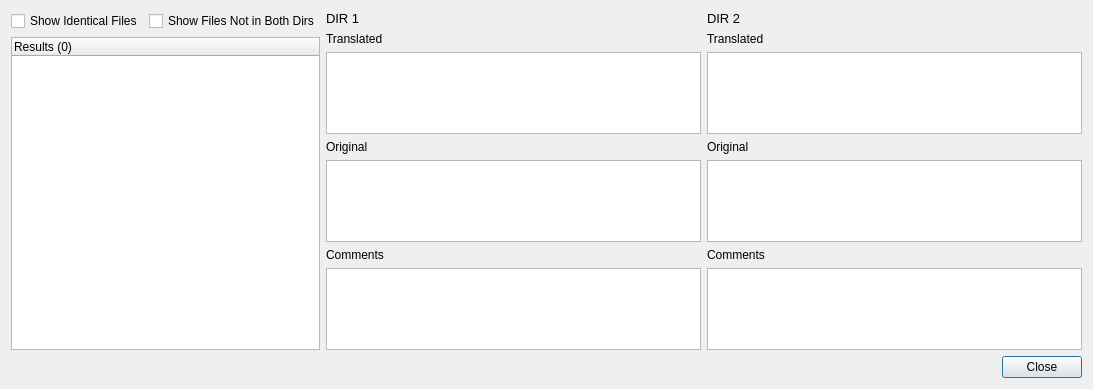
<?xml version="1.0" encoding="UTF-8"?>
<ui version="4.0">
 <class>Diffs</class>
 <widget class="QDialog" name="Diffs">
  <property name="geometry">
   <rect>
    <x>0</x>
    <y>0</y>
    <width>1078</width>
    <height>389</height>
   </rect>
  </property>
  <property name="windowTitle">
   <string>Diffs</string>
  </property>
  <property name="windowIcon">
   <iconset resource="../res/icons.qrc">
    <normaloff>:/monokuma-green.png</normaloff>:/monokuma-green.png</iconset>
  </property>
  <property name="locale">
   <locale language="English" country="UnitedStates"/>
  </property>
  <layout class="QVBoxLayout" name="verticalLayout_3">
   <item>
    <layout class="QHBoxLayout" name="horizontalLayout_2">
     <item>
      <layout class="QVBoxLayout" name="verticalLayout">
       <item>
        <layout class="QHBoxLayout" name="horizontalLayout">
         <item>
          <layout class="QGridLayout" name="gridLayout">
           <item row="1" column="1">
            <widget class="QCheckBox" name="chkNotBoth">
             <property name="text">
              <string>Show Files Not in Both Dirs</string>
             </property>
            </widget>
           </item>
           <item row="1" column="0">
            <widget class="QCheckBox" name="chkShowSame">
             <property name="font">
              <font>
               <family>Meiryo UI</family>
              </font>
             </property>
             <property name="text">
              <string>Show Identical Files</string>
             </property>
            </widget>
           </item>
          </layout>
         </item>
        </layout>
       </item>
       <item>
        <widget class="QTreeWidget" name="treeResults">
         <property name="sizePolicy">
          <sizepolicy hsizetype="Expanding" vsizetype="Expanding">
           <horstretch>0</horstretch>
           <verstretch>0</verstretch>
          </sizepolicy>
         </property>
         <property name="minimumSize">
          <size>
           <width>0</width>
           <height>0</height>
          </size>
         </property>
         <property name="maximumSize">
          <size>
           <width>16777215</width>
           <height>16777215</height>
          </size>
         </property>
         <property name="contextMenuPolicy">
          <enum>Qt::ActionsContextMenu</enum>
         </property>
         <property name="indentation">
          <number>15</number>
         </property>
         <column>
          <property name="text">
           <string>Results (0)</string>
          </property>
         </column>
        </widget>
       </item>
      </layout>
     </item>
     <item>
      <layout class="QVBoxLayout" name="verticalLayout_4">
       <item>
        <widget class="QLabel" name="lblDir1">
         <property name="font">
          <font>
           <family>Meiryo UI</family>
           <pointsize>10</pointsize>
          </font>
         </property>
         <property name="text">
          <string>DIR 1</string>
         </property>
        </widget>
       </item>
       <item>
        <widget class="QLabel" name="label">
         <property name="font">
          <font>
           <family>Meiryo UI</family>
           <pointsize>9</pointsize>
          </font>
         </property>
         <property name="text">
          <string>Translated</string>
         </property>
        </widget>
       </item>
       <item>
        <widget class="QPlainTextEdit" name="txtTranslated1">
         <property name="minimumSize">
          <size>
           <width>375</width>
           <height>80</height>
          </size>
         </property>
         <property name="font">
          <font>
           <family>Meiryo UI</family>
           <pointsize>10</pointsize>
          </font>
         </property>
         <property name="tabChangesFocus">
          <bool>true</bool>
         </property>
         <property name="readOnly">
          <bool>true</bool>
         </property>
         <property name="overwriteMode">
          <bool>false</bool>
         </property>
         <property name="tabStopWidth">
          <number>20</number>
         </property>
        </widget>
       </item>
       <item>
        <widget class="QLabel" name="label_2">
         <property name="font">
          <font>
           <family>Meiryo UI</family>
           <pointsize>9</pointsize>
          </font>
         </property>
         <property name="text">
          <string>Original</string>
         </property>
        </widget>
       </item>
       <item>
        <widget class="QPlainTextEdit" name="txtOriginal1">
         <property name="minimumSize">
          <size>
           <width>375</width>
           <height>80</height>
          </size>
         </property>
         <property name="font">
          <font>
           <family>Meiryo UI</family>
           <pointsize>10</pointsize>
          </font>
         </property>
         <property name="tabChangesFocus">
          <bool>true</bool>
         </property>
         <property name="readOnly">
          <bool>true</bool>
         </property>
         <property name="overwriteMode">
          <bool>false</bool>
         </property>
         <property name="tabStopWidth">
          <number>20</number>
         </property>
        </widget>
       </item>
       <item>
        <widget class="QLabel" name="label_3">
         <property name="font">
          <font>
           <family>Meiryo UI</family>
           <pointsize>9</pointsize>
          </font>
         </property>
         <property name="text">
          <string>Comments</string>
         </property>
        </widget>
       </item>
       <item>
        <widget class="QPlainTextEdit" name="txtComments1">
         <property name="minimumSize">
          <size>
           <width>375</width>
           <height>80</height>
          </size>
         </property>
         <property name="font">
          <font>
           <family>Meiryo UI</family>
           <pointsize>10</pointsize>
          </font>
         </property>
         <property name="tabChangesFocus">
          <bool>true</bool>
         </property>
         <property name="readOnly">
          <bool>true</bool>
         </property>
         <property name="overwriteMode">
          <bool>false</bool>
         </property>
         <property name="tabStopWidth">
          <number>20</number>
         </property>
        </widget>
       </item>
      </layout>
     </item>
     <item>
      <layout class="QVBoxLayout" name="verticalLayout_2">
       <item>
        <widget class="QLabel" name="lblDir2">
         <property name="font">
          <font>
           <family>Meiryo UI</family>
           <pointsize>10</pointsize>
          </font>
         </property>
         <property name="text">
          <string>DIR 2</string>
         </property>
        </widget>
       </item>
       <item>
        <widget class="QLabel" name="label_14">
         <property name="font">
          <font>
           <family>Meiryo UI</family>
           <pointsize>9</pointsize>
          </font>
         </property>
         <property name="text">
          <string>Translated</string>
         </property>
         <property name="alignment">
          <set>Qt::AlignBottom|Qt::AlignLeading|Qt::AlignLeft</set>
         </property>
        </widget>
       </item>
       <item>
        <widget class="QPlainTextEdit" name="txtTranslated2">
         <property name="sizePolicy">
          <sizepolicy hsizetype="Expanding" vsizetype="Expanding">
           <horstretch>0</horstretch>
           <verstretch>0</verstretch>
          </sizepolicy>
         </property>
         <property name="minimumSize">
          <size>
           <width>375</width>
           <height>80</height>
          </size>
         </property>
         <property name="font">
          <font>
           <family>Meiryo UI</family>
           <pointsize>10</pointsize>
          </font>
         </property>
         <property name="contextMenuPolicy">
          <enum>Qt::DefaultContextMenu</enum>
         </property>
         <property name="tabChangesFocus">
          <bool>true</bool>
         </property>
         <property name="lineWrapMode">
          <enum>QPlainTextEdit::WidgetWidth</enum>
         </property>
         <property name="readOnly">
          <bool>true</bool>
         </property>
         <property name="plainText">
          <string/>
         </property>
         <property name="tabStopWidth">
          <number>20</number>
         </property>
        </widget>
       </item>
       <item>
        <widget class="QLabel" name="label_15">
         <property name="font">
          <font>
           <family>Meiryo UI</family>
           <pointsize>9</pointsize>
          </font>
         </property>
         <property name="text">
          <string>Original</string>
         </property>
         <property name="alignment">
          <set>Qt::AlignBottom|Qt::AlignLeading|Qt::AlignLeft</set>
         </property>
        </widget>
       </item>
       <item>
        <widget class="QPlainTextEdit" name="txtOriginal2">
         <property name="sizePolicy">
          <sizepolicy hsizetype="Expanding" vsizetype="Expanding">
           <horstretch>0</horstretch>
           <verstretch>0</verstretch>
          </sizepolicy>
         </property>
         <property name="minimumSize">
          <size>
           <width>375</width>
           <height>80</height>
          </size>
         </property>
         <property name="font">
          <font>
           <family>Meiryo UI</family>
           <pointsize>10</pointsize>
          </font>
         </property>
         <property name="contextMenuPolicy">
          <enum>Qt::DefaultContextMenu</enum>
         </property>
         <property name="tabChangesFocus">
          <bool>true</bool>
         </property>
         <property name="lineWrapMode">
          <enum>QPlainTextEdit::WidgetWidth</enum>
         </property>
         <property name="readOnly">
          <bool>true</bool>
         </property>
         <property name="plainText">
          <string/>
         </property>
         <property name="tabStopWidth">
          <number>20</number>
         </property>
        </widget>
       </item>
       <item>
        <widget class="QLabel" name="label_16">
         <property name="font">
          <font>
           <family>Meiryo UI</family>
           <pointsize>9</pointsize>
          </font>
         </property>
         <property name="text">
          <string>Comments</string>
         </property>
         <property name="alignment">
          <set>Qt::AlignBottom|Qt::AlignLeading|Qt::AlignLeft</set>
         </property>
        </widget>
       </item>
       <item>
        <widget class="QPlainTextEdit" name="txtComments2">
         <property name="sizePolicy">
          <sizepolicy hsizetype="Expanding" vsizetype="Expanding">
           <horstretch>0</horstretch>
           <verstretch>0</verstretch>
          </sizepolicy>
         </property>
         <property name="minimumSize">
          <size>
           <width>375</width>
           <height>80</height>
          </size>
         </property>
         <property name="font">
          <font>
           <family>Meiryo UI</family>
           <pointsize>10</pointsize>
          </font>
         </property>
         <property name="contextMenuPolicy">
          <enum>Qt::DefaultContextMenu</enum>
         </property>
         <property name="tabChangesFocus">
          <bool>true</bool>
         </property>
         <property name="lineWrapMode">
          <enum>QPlainTextEdit::WidgetWidth</enum>
         </property>
         <property name="readOnly">
          <bool>true</bool>
         </property>
         <property name="plainText">
          <string/>
         </property>
         <property name="tabStopWidth">
          <number>20</number>
         </property>
        </widget>
       </item>
      </layout>
     </item>
    </layout>
   </item>
   <item>
    <widget class="QDialogButtonBox" name="buttonBox">
     <property name="orientation">
      <enum>Qt::Horizontal</enum>
     </property>
     <property name="standardButtons">
      <set>QDialogButtonBox::Close</set>
     </property>
     <property name="centerButtons">
      <bool>false</bool>
     </property>
    </widget>
   </item>
  </layout>
 </widget>
 <tabstops>
  <tabstop>treeResults</tabstop>
  <tabstop>txtTranslated2</tabstop>
  <tabstop>txtOriginal2</tabstop>
  <tabstop>txtComments2</tabstop>
  <tabstop>buttonBox</tabstop>
 </tabstops>
 <resources>
  <include location="../res/icons.qrc"/>
 </resources>
 <connections>
  <connection>
   <sender>buttonBox</sender>
   <signal>rejected()</signal>
   <receiver>Diffs</receiver>
   <slot>reject()</slot>
   <hints>
    <hint type="sourcelabel">
     <x>304</x>
     <y>397</y>
    </hint>
    <hint type="destinationlabel">
     <x>286</x>
     <y>274</y>
    </hint>
   </hints>
  </connection>
  <connection>
   <sender>buttonBox</sender>
   <signal>accepted()</signal>
   <receiver>Diffs</receiver>
   <slot>accept()</slot>
   <hints>
    <hint type="sourcelabel">
     <x>354</x>
     <y>397</y>
    </hint>
    <hint type="destinationlabel">
     <x>326</x>
     <y>301</y>
    </hint>
   </hints>
  </connection>
  <connection>
   <sender>treeResults</sender>
   <signal>currentItemChanged(QTreeWidgetItem*,QTreeWidgetItem*)</signal>
   <receiver>Diffs</receiver>
   <slot>changedSelection(QTreeWidgetItem*,QTreeWidgetItem*)</slot>
   <hints>
    <hint type="sourcelabel">
     <x>238</x>
     <y>113</y>
    </hint>
    <hint type="destinationlabel">
     <x>362</x>
     <y>105</y>
    </hint>
   </hints>
  </connection>
  <connection>
   <sender>chkShowSame</sender>
   <signal>stateChanged(int)</signal>
   <receiver>Diffs</receiver>
   <slot>show_files()</slot>
   <hints>
    <hint type="sourcelabel">
     <x>210</x>
     <y>24</y>
    </hint>
    <hint type="destinationlabel">
     <x>77</x>
     <y>19</y>
    </hint>
   </hints>
  </connection>
  <connection>
   <sender>chkNotBoth</sender>
   <signal>stateChanged(int)</signal>
   <receiver>Diffs</receiver>
   <slot>show_files()</slot>
   <hints>
    <hint type="sourcelabel">
     <x>160</x>
     <y>41</y>
    </hint>
    <hint type="destinationlabel">
     <x>45</x>
     <y>37</y>
    </hint>
   </hints>
  </connection>
 </connections>
 <slots>
  <slot>search()</slot>
  <slot>changedSelection(QTreeWidgetItem*,QTreeWidgetItem*)</slot>
  <slot>doubleClicked(QTreeWidgetItem*,int)</slot>
  <slot>changedSearchFilter()</slot>
  <slot>show_files()</slot>
 </slots>
</ui>
